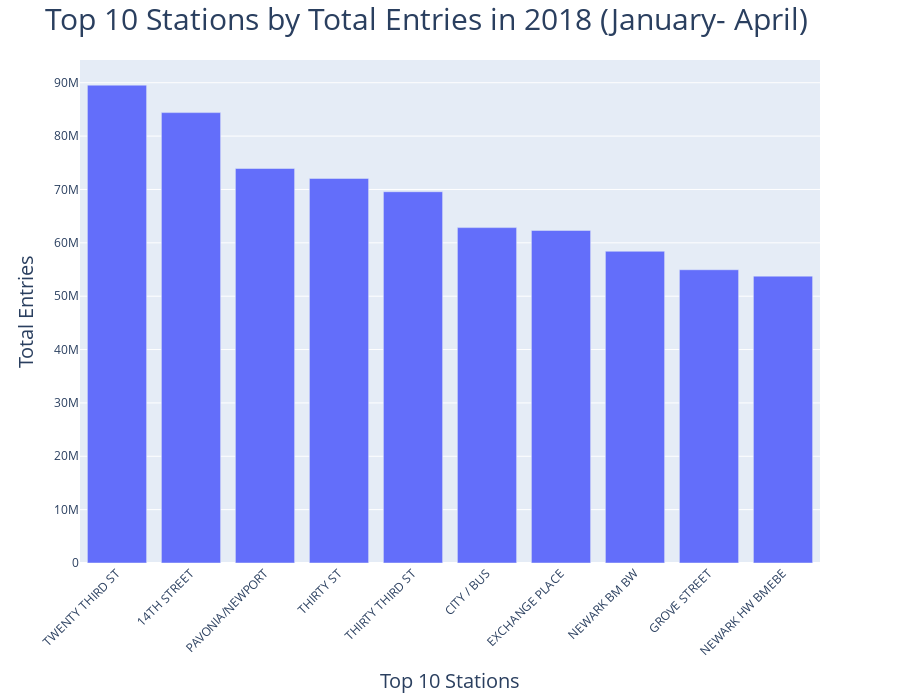

The notebook cell this image was saved under:
### Code cell
import plotly.express as px
fig = px.bar(top_ten_station_2018, x='STATION', y='TOTAL_ENTRIES')

fig.update_xaxes(
    tickangle = -45,
    title_text = 'Top 10 Stations',
    title_font = {"size": 20})

fig.update_yaxes(
    title_text = 'Total Entries',
    title_font = {"size": 20}
)

fig.update_layout(
    height=700,
    title_text='Top 10 Stations by Total Entries in 2018 (January- April)',
    title_font = {"size": 30}
)

fig.show()

### Figure 1 — Plotly figure (JSON) as saved in the notebook; plotly's stock layout.template omitted (floating-point values rounded to 4 significant figures)
{"data": [{"alignmentgroup": "True", "hovertemplate": "STATION=%{x}<br>TOTAL_ENTRIES=%{y}<extra></extra>", "legendgroup": "", "marker": {"color": "#636efa"}, "name": "", "offsetgroup": "", "orientation": "v", "showlegend": false, "textposition": "auto", "type": "bar", "x": ["TWENTY THIRD ST", "14TH STREET", "PAVONIA/NEWPORT", "THIRTY ST", "THIRTY THIRD ST", "CITY / BUS", "EXCHANGE PLACE", "NEWARK BM BW", "GROVE STREET", "NEWARK HW BMEBE"], "xaxis": "x", "y": [89548779, 84403643, 73931762, 72070665, 69575346, 62851635, 62327710, 58417907, 54957170, 53756586], "yaxis": "y"}], "layout": {"barmode": "relative", "height": 700, "legend": {"tracegroupgap": 0}, "margin": {"t": 60}, "title": {"font": {"size": 30}, "text": "Top 10 Stations by Total Entries in 2018 (January- April)"}, "xaxis": {"anchor": "y", "domain": [0, 1], "tickangle": -45, "title": {"font": {"size": 20}, "text": "Top 10 Stations"}}, "yaxis": {"anchor": "x", "domain": [0, 1], "title": {"font": {"size": 20}, "text": "Total Entries"}}}}
